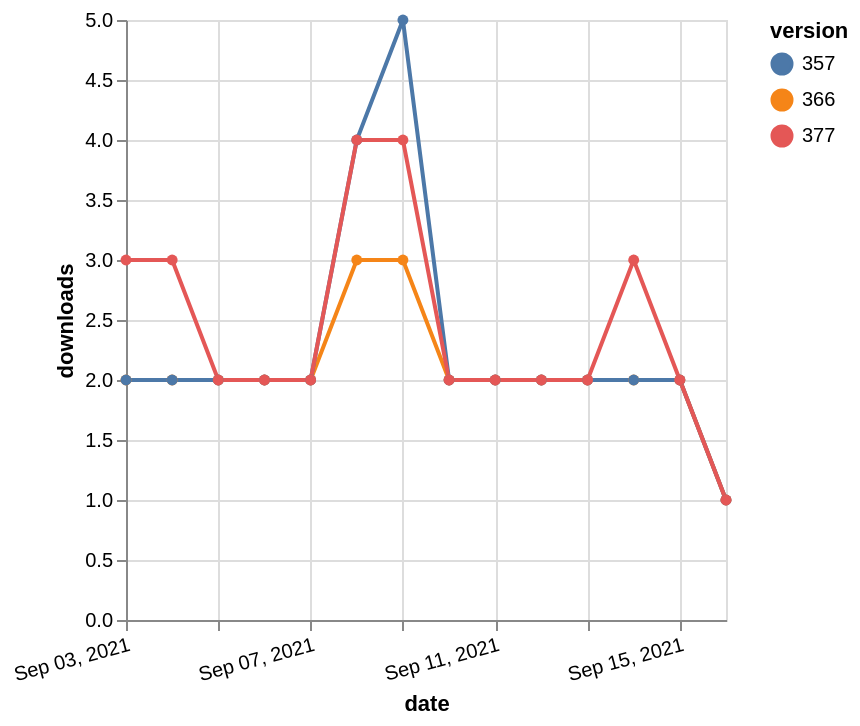

The specification (Vega-Lite) saved for this image:
### Vega-Lite specification from a JSON file in a GitHub repository (floating-point values rounded to 4 significant figures)
{"$schema": "https://vega.github.io/schema/vega-lite/v5.json", "description": "A simple bar chart with embedded data.", "data": {"values": [{"date": "2021-09-03", "total": 2255, "delta": 2, "version": "366"}, {"date": "2021-09-04", "total": 2257, "delta": 2, "version": "366"}, {"date": "2021-09-05", "total": 2259, "delta": 2, "version": "366"}, {"date": "2021-09-06", "total": 2261, "delta": 2, "version": "366"}, {"date": "2021-09-07", "total": 2263, "delta": 2, "version": "366"}, {"date": "2021-09-08", "total": 2266, "delta": 3, "version": "366"}, {"date": "2021-09-09", "total": 2269, "delta": 3, "version": "366"}, {"date": "2021-09-10", "total": 2271, "delta": 2, "version": "366"}, {"date": "2021-09-11", "total": 2273, "delta": 2, "version": "366"}, {"date": "2021-09-12", "total": 2275, "delta": 2, "version": "366"}, {"date": "2021-09-13", "total": 2277, "delta": 2, "version": "366"}, {"date": "2021-09-14", "total": 2279, "delta": 2, "version": "366"}, {"date": "2021-09-15", "total": 2281, "delta": 2, "version": "366"}, {"date": "2021-09-16", "total": 2282, "delta": 1, "version": "366"}, {"date": "2021-09-03", "total": 2743, "delta": 2, "version": "357"}, {"date": "2021-09-04", "total": 2745, "delta": 2, "version": "357"}, {"date": "2021-09-05", "total": 2747, "delta": 2, "version": "357"}, {"date": "2021-09-06", "total": 2749, "delta": 2, "version": "357"}, {"date": "2021-09-07", "total": 2751, "delta": 2, "version": "357"}, {"date": "2021-09-08", "total": 2755, "delta": 4, "version": "357"}, {"date": "2021-09-09", "total": 2760, "delta": 5, "version": "357"}, {"date": "2021-09-10", "total": 2762, "delta": 2, "version": "357"}, {"date": "2021-09-11", "total": 2764, "delta": 2, "version": "357"}, {"date": "2021-09-12", "total": 2766, "delta": 2, "version": "357"}, {"date": "2021-09-13", "total": 2768, "delta": 2, "version": "357"}, {"date": "2021-09-14", "total": 2770, "delta": 2, "version": "357"}, {"date": "2021-09-15", "total": 2772, "delta": 2, "version": "357"}, {"date": "2021-09-16", "total": 2773, "delta": 1, "version": "357"}, {"date": "2021-09-03", "total": 2063, "delta": 3, "version": "377"}, {"date": "2021-09-04", "total": 2066, "delta": 3, "version": "377"}, {"date": "2021-09-05", "total": 2068, "delta": 2, "version": "377"}, {"date": "2021-09-06", "total": 2070, "delta": 2, "version": "377"}, {"date": "2021-09-07", "total": 2072, "delta": 2, "version": "377"}, {"date": "2021-09-08", "total": 2076, "delta": 4, "version": "377"}, {"date": "2021-09-09", "total": 2080, "delta": 4, "version": "377"}, {"date": "2021-09-10", "total": 2082, "delta": 2, "version": "377"}, {"date": "2021-09-11", "total": 2084, "delta": 2, "version": "377"}, {"date": "2021-09-12", "total": 2086, "delta": 2, "version": "377"}, {"date": "2021-09-13", "total": 2088, "delta": 2, "version": "377"}, {"date": "2021-09-14", "total": 2091, "delta": 3, "version": "377"}, {"date": "2021-09-15", "total": 2093, "delta": 2, "version": "377"}, {"date": "2021-09-16", "total": 2094, "delta": 1, "version": "377"}]}, "width": "container", "mark": {"type": "line", "point": {"filled": true}}, "encoding": {"x": {"field": "date", "type": "temporal", "timeUnit": "yearmonthdate", "title": "date", "axis": {"labelAngle": -15}}, "y": {"field": "delta", "type": "quantitative", "title": "downloads"}, "color": {"field": "version", "type": "nominal"}, "tooltip": {"field": "delta"}}}
